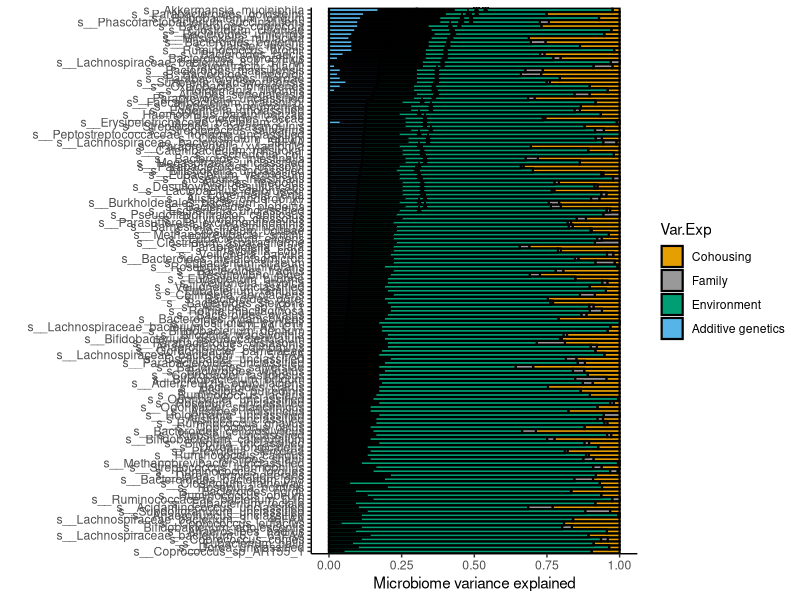
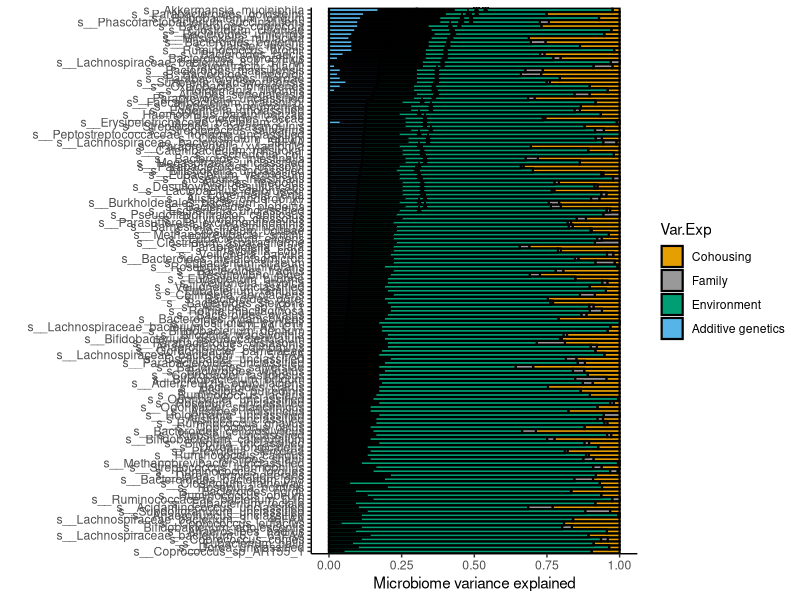

Write the R code that produced these figures, in order. (Note: this script raises an error after producing the figures.)
# ========================================================================
# By: R.Gacesa, Weersma Group, UMCG (2020)
#
# Script plots results of heritability analysis
# on real data of DMP project (see real_data sub folder / supplementary tables S5)
# (Panels A & B in Figure 2 in main DMP manuscript )

# =========================================================================

# parse confidence intervals
parseCIrange <- function(varN,toget="range") {
  ret = c()
  for (cc in c(1:nrow(inDFs))) {
    if (!is.na(inDFs[[varN]][cc]) & ! grepl('Inf',inDFs[[varN]][cc])) {
      ccc <- unlist(strsplit(inDFs[[varN]][cc],'-') )
      if (toget=="range") {
        ret <- c(ret,abs(as.numeric(ccc[2])-as.numeric(ccc[1])) )
      } else if (toget=="high") {
        ret <- c(ret,as.numeric(ccc[2]))
      } else if (toget=="low") {
        ret <- c(ret,as.numeric(ccc[1]))
      }
    } else {
      varms <- paste0('MS.',varN)
      ccc <- unlist(strsplit(inDFs[[varms]][cc],'-') )
      if (toget=="range") {
        ret <- c(ret,abs(as.numeric(ccc[2])-as.numeric(ccc[1])) )
      } else if (toget=="high") {
        ret <- c(ret,as.numeric(ccc[2]))
      } else if (toget=="low") {
        ret <- c(ret,as.numeric(ccc[1]))
      }
    }
  }
  ret
}

library(ggplot2)
library(tidyr)
# NOTES:
# ======================
# load log & results file
# set working directory: NOTE this has to be set to appropriate path!
#setwd('# placeholder path DAG3_heritability - set this one to path with this file! #')

#setwd('D:/Vbox/shared/dag/git_14_05/DMP/')
setwd('.')

if (!dir.exists('heritability_analysis_v2/real_data_plots')) {
  dir.create('heritability_analysis_v2/real_data_plots')
}

# input: heritability results (taxa)
inDFm <- read.table('heritability_analysis_v2/real_data/DMP_heritability_withFDRs_and_CIs_taxa.csv',sep=',',header=T,quote = '"',fill = T,stringsAsFactors = F)

# make plots (taxa)
inDFm$FTYPE <- NA
inDFm$FTYPE[grep('^s_',inDFm$Trait.short)] <-"Taxon.S"
inDFm$FTYPE[grep('^g_',inDFm$Trait.short)] <-"Taxon.G"
inDFm$FTYPE[grep('^f_',inDFm$Trait.short)] <-"Taxon.F"
inDFm$FTYPE[grep('^c_',inDFm$Trait.short)] <-"Taxon.C"
inDFm$FTYPE[grep('^p_',inDFm$Trait.short)] <-"Taxon.P"
inDFm$FTYPE[grep('^k_',inDFm$Trait.short)] <-"Taxon.K"
inDFm$FTYPE[grep('^o_',inDFm$Trait.short)] <-"Taxon.O"

# debug output
#print(inDFm$FEATURE[is.na(inDFm$FTYPE)])

fTypes <- c("Taxon.S","Taxon.G","Taxon.F","Taxon.C","Taxon.O","Taxon.P")
#cbPalette <- c("#999999", "#E69F00", "#56B4E9", "#009E73")#, "#F0E442", "#0072B2", "#D55E00", "#CC79A7")
cbPalette <- c("#E69F00","#999999", "#009E73","#56B4E9")#, "#F0E442", "#0072B2", "#D55E00", "#CC79A7")

for (oneType in fTypes) {
#  oneType <- "Taxon.S"
  
  inDFs <- inDFm[inDFm$FTYPE==oneType,]
  inDFs$Taxon <- factor(as.character(inDFs$Trait.short),levels=inDFs$Trait.short[order(inDFs$VE_ID)])
  inDFs <- inDFs[order(inDFs$VE_ID),]
  inDFs$LBL = ""
  inDFs$LBL[inDFs$SW_PV_ID <= 0.05] <- "*"
  inDFs$LBL[inDFs$SW_FDR_ID <= 0.1] <- "**"
  inDFs$H2 <- inDFs$VE_ID
  inDFs$VE_Cohousing <- inDFs$VE_COHOUSING.ID_DMP
  inDFs$VE_Family <- inDFs$VE_famID
  inDFs$VE_Environment <- inDFs$VE_Residual
  if (grepl('Taxon',oneType)) {
    inDFs$Taxon_Shortname <- as.character(inDFs$Taxon)
    inDFs$Taxon_Shortname <- factor(as.character(inDFs$Taxon_Shortname),levels=inDFs$Taxon_Shortname[order(inDFs$VE_ID)])
  }
  # parse confidence intervals
  inDFs$CI_ID_low <- parseCIrange("MS.CI_ID","low")
  inDFs$CI_ID_low[inDFs$CI_ID_low < 0] <- 0
  inDFs$CI_ID_high <- parseCIrange("MS.CI_ID","high")
  inDFs$CI_ID_high[inDFs$CI_ID_high > 1] <- 1
  
  inDFtoPlot <- inDFs[,c("Taxon_Shortname","LBL","H2","VE_Cohousing","VE_Family","VE_Environment","CI_ID_low","CI_ID_high")]
  #inDFtoPlot$VE_Environment <- 1-inDFtoPlot$H2-inDFtoPlot$VE_Cohousing-inDFtoPlot$VE_Family
  #inDFtoPlot$SEH2 <- inDFs$SEH2
  inDFtoPlot$LBL <- inDFs$LBL
  inDFtoPlotL <- gather(inDFtoPlot,"Var.Exp","Var.Exp.NR", H2:VE_Environment,factor_key = T)
  inDFtoPlotL$Var.Exp <- as.character(inDFtoPlotL$Var.Exp)
  inDFtoPlotL$Var.Exp[inDFtoPlotL$Var.Exp == "H2"] <- "Additive genetics"
  inDFtoPlotL$Var.Exp[inDFtoPlotL$Var.Exp == "VE_Environment"] <- "Environment"
  inDFtoPlotL$Var.Exp[inDFtoPlotL$Var.Exp == "VE_Cohousing"] <- "Cohousing"
  inDFtoPlotL$Var.Exp[inDFtoPlotL$Var.Exp == "VE_Family"] <- "Family"
  
  inDFtoPlotL$Var.Exp <- factor(as.character(inDFtoPlotL$Var.Exp),level = c("Environment","Cohousing","Family","Additive genetics"))
  inDFtoPlotL$Var.Exp <- factor(as.character(inDFtoPlotL$Var.Exp),level = c("Cohousing","Family","Environment","Additive genetics"))
  
  # save data frame used to make plot
  write.table(inDFtoPlotL,paste0('heritability_analysis_v2/real_data_plots/plot_datatable_heritability_v2_taxa_',oneType,'_all.csv'),sep=',',row.names = F)
  
  # make plot
  g <- ggplot(inDFtoPlotL,aes(x=Taxon_Shortname,y=Var.Exp.NR,fill=Var.Exp)) + 
    scale_fill_manual(values = cbPalette) +
    geom_col(col="black", width=1,size=0.75) + 
    theme(axis.text.x = element_text(angle = 0,face="bold")) + ylim(-0.01,1.01) +
    theme(axis.text.y = element_text(face="bold")) +
    geom_errorbar(ymin=inDFtoPlotL$CI_ID_low,ymax=inDFtoPlotL$CI_ID_high,width=0.25, linetype='solid') + 
    geom_text(data = inDFtoPlotL,
              aes(x = Taxon_Shortname, y=CI_ID_high, 
                  label = format(LBL, nsmall = 0, digits=1, scientific = FALSE)),
              color="black", vjust=+0.75, angle = 0, hjust=-1,size=6) + ylim(-0.01,1.01) + 
    ylab('Microbiome variance explained') + xlab('') + 
    theme(legend.position="bottom") + 
    theme(text = element_text(size = 14)) + 
    coord_flip() + theme_classic()
  print(g)
  ggsave(plot = g, filename = paste0('heritability_analysis_v2/real_data_plots/heritability_Rev1_',oneType,'.png'),height = 1.25+8/50*nrow(inDFs),width = 9,limitsize = F)
  
  # smaller plot (top 20 signals), high resolution for manuscript
  topN <- 20
  if (nrow(inDFs) > topN) {
    topFeatures <- inDFs[order(inDFs$VE_ID,decreasing = T),]$Trait.short[1:topN]
    inDFtoPlotLs <- inDFtoPlotL[inDFtoPlotL$Taxon_Shortname %in% topFeatures,]
    # save data
    write.table(inDFtoPlotLs,paste0('real_data_plots/plot_data_heritability_v2_taxa_',oneType,'_top.csv'),sep=',',row.names = F)
    # make plot
    g <- ggplot(inDFtoPlotLs,aes(x=Taxon_Shortname,y=Var.Exp.NR,fill=Var.Exp)) + 
      scale_fill_manual(values = cbPalette) +
      geom_col(col="black", width=1,size=0.75) + 
      theme(axis.text.x = element_text(angle = 0,face="bold")) + ylim(-0.01,1.01) +
      theme(axis.text.y = element_text(face="bold")) +
      geom_errorbar(ymin=inDFtoPlotLs$CI_ID_low,ymax=inDFtoPlotLs$CI_ID_high,width=0.25, linetype='solid') + 
      geom_text(data = inDFtoPlotLs,
                aes(x = Taxon_Shortname, y=CI_ID_high,
                    label = format(LBL, nsmall = 0, digits=1, scientific = FALSE)),
                color="black", vjust=+0.75, angle = 0, hjust=-1,size=6) + ylim(-0.01,1.01) +
      ylab('Microbiome variance explained') + xlab('') + 
      theme(legend.position="bottom") + 
      coord_flip() + theme_classic() +
      theme(text = element_text(size = 30))
    print(g)
    ggsave(plot = g, filename = paste0('heritability_analysis_v2/real_data_plots/heritability_Rev1_',oneType,'_top.png'),height = 2.50+16/50*topN,width = 18,limitsize = F)
  }
}

# ================================
# PATHWAY PLOTS
# ================================
# input: heritability results (taxa)
inDFm <- read.table('heritability_analysis_v2/real_data/DMP_heritability_withFDRs_and_CIs_pwys.csv',sep=',',header=T,quote = '"',fill = T,stringsAsFactors = F)

# make plots (pathways)
inDFm$FTYPE <- "PWYS"
cbPalette <- c("#E69F00","#999999", "#009E73","#56B4E9")#, "#F0E442", "#0072B2", "#D55E00", "#CC79A7")

oneType <- "PWYS"

inDFs <- inDFm[inDFm$FTYPE==oneType,]
inDFs$Taxon <- factor(as.character(inDFs$Trait),levels=inDFs$Trait[order(inDFs$VE_ID)])
inDFs <- inDFs[order(inDFs$VE_ID),]
inDFs$LBL = ""
inDFs$LBL[inDFs$SW_PV_ID <= 0.05] <- "*"
inDFs$LBL[inDFs$SW_FDR_ID <= 0.1] <- "**"
inDFs$H2 <- inDFs$VE_ID
inDFs$VE_Cohousing <- inDFs$VE_COHOUSING.ID_DMP
inDFs$VE_Family <- inDFs$VE_famID
inDFs$VE_Environment <- inDFs$VE_Residual
inDFs$Taxon_Shortname <- as.character(inDFs$Taxon)
inDFs$Taxon_Shortname <- factor(as.character(inDFs$Taxon_Shortname),levels=inDFs$Taxon_Shortname[order(inDFs$VE_ID)])

inDFs$CI_ID_low <- parseCIrange(varN = "CI_ID","low")
inDFs$CI_ID_low[inDFs$CI_ID_low < 0] <- 0
inDFs$CI_ID_high <- parseCIrange("CI_ID","high")
inDFs$CI_ID_high[inDFs$CI_ID_high > 1] <- 1

inDFtoPlot <- inDFs[,c("Taxon_Shortname","LBL","H2","VE_Cohousing","VE_Family","VE_Environment","CI_ID_low","CI_ID_high")]
#inDFtoPlot$VE_Environment <- 1-inDFtoPlot$H2-inDFtoPlot$VE_Cohousing-inDFtoPlot$VE_Family
#inDFtoPlot$SEH2 <- inDFs$SEH2
inDFtoPlot$LBL <- inDFs$LBL
inDFtoPlotL <- gather(inDFtoPlot,"Var.Exp","Var.Exp.NR", H2:VE_Environment,factor_key = T)
inDFtoPlotL$Var.Exp <- as.character(inDFtoPlotL$Var.Exp)
inDFtoPlotL$Var.Exp[inDFtoPlotL$Var.Exp == "H2"] <- "Additive genetics"
inDFtoPlotL$Var.Exp[inDFtoPlotL$Var.Exp == "VE_Environment"] <- "Environment"
inDFtoPlotL$Var.Exp[inDFtoPlotL$Var.Exp == "VE_Cohousing"] <- "Cohousing"
inDFtoPlotL$Var.Exp[inDFtoPlotL$Var.Exp == "VE_Family"] <- "Family"

inDFtoPlotL$Var.Exp <- factor(as.character(inDFtoPlotL$Var.Exp),level = c("Environment","Cohousing","Family","Additive genetics"))
inDFtoPlotL$Var.Exp <- factor(as.character(inDFtoPlotL$Var.Exp),level = c("Cohousing","Family","Environment","Additive genetics"))


# save data frame used to make plot
write.table(inDFtoPlotL,paste0('heritability_analysis_v2/real_data_plots/plot_data_heritability_v2_pwys_all.csv'),sep=',',row.names = F)

# make plot
g <- ggplot(inDFtoPlotL,aes(x=Taxon_Shortname,y=Var.Exp.NR,fill=Var.Exp)) + 
  scale_fill_manual(values = cbPalette) +
  geom_col(col="black", width=1,size=0.75) + 
  theme(axis.text.x = element_text(angle = 0,face="bold")) + ylim(-0.01,1.01) +
  theme(axis.text.y = element_text(face="bold")) +
  geom_errorbar(ymin=inDFtoPlotL$CI_ID_low,ymax=inDFtoPlotL$CI_ID_high,width=0.25, linetype='solid') + 
  geom_text(data = inDFtoPlotL,
            aes(x = Taxon_Shortname, y=CI_ID_high, 
                label = format(LBL, nsmall = 0, digits=1, scientific = FALSE)),
            color="black", vjust=+0.75, angle = 0, hjust=-1,size=6) + ylim(-0.01,1.01) + 
  ylab('Microbiome variance explained') + xlab('') + 
  theme(legend.position="bottom") + theme_classic() +
  theme(text = element_text(size = 14)) + 
  coord_flip()
print(g)
ggsave(plot = g, filename = paste0('heritability_analysis_v2/real_data_plots/heritability_Rev1_PWYS.png'),height = 1.25+8/50*nrow(inDFs),width = 20,limitsize = F)

# smaller plot (top 20)
topN <- 20
topFeatures <- inDFm[order(inDFm$VE_ID,decreasing = T),]$Trait[1:topN]
inDFtoPlotLs <- inDFtoPlotL[inDFtoPlotL$Taxon_Shortname %in% topFeatures,]

write.table(inDFtoPlotLs,paste0('real_data_plots/plot_data_heritability_v2_pwys_top.csv'),sep=',',row.names = F)
g <- ggplot(inDFtoPlotLs,aes(x=Taxon_Shortname,y=Var.Exp.NR,fill=Var.Exp)) + 
  scale_fill_manual(values = cbPalette) +
  geom_col(col="black", width=1,size=0.75) + 
  theme(axis.text.x = element_text(angle = 0,face="bold")) + ylim(-0.01,1.01) +
  theme(axis.text.y = element_text(face="bold")) +
  geom_errorbar(ymin=inDFtoPlotLs$CI_ID_low,ymax=inDFtoPlotLs$CI_ID_high,width=0.25, linetype='solid') + 
  geom_text(data = inDFtoPlotLs,
            aes(x = Taxon_Shortname, y=CI_ID_high,
                label = format(LBL, nsmall = 0, digits=1, scientific = FALSE)),
            color="black", vjust=+0.75, angle = 0, hjust=-1,size=6) + ylim(-0.01,1.01) +
  ylab('Microbiome variance explained') + xlab('') + 
  theme(legend.position="bottom") + theme_classic() +
  theme(text = element_text(size = 26)) + 
  coord_flip() + theme(legend.position = "none")
print(g)
ggsave(plot = g, filename = 'heritability_analysis_v2/real_data_plots/heritability_Rev1_PWYS_top20.png',height = 2.50+16/50*topN,width = 18,limitsize = F)

